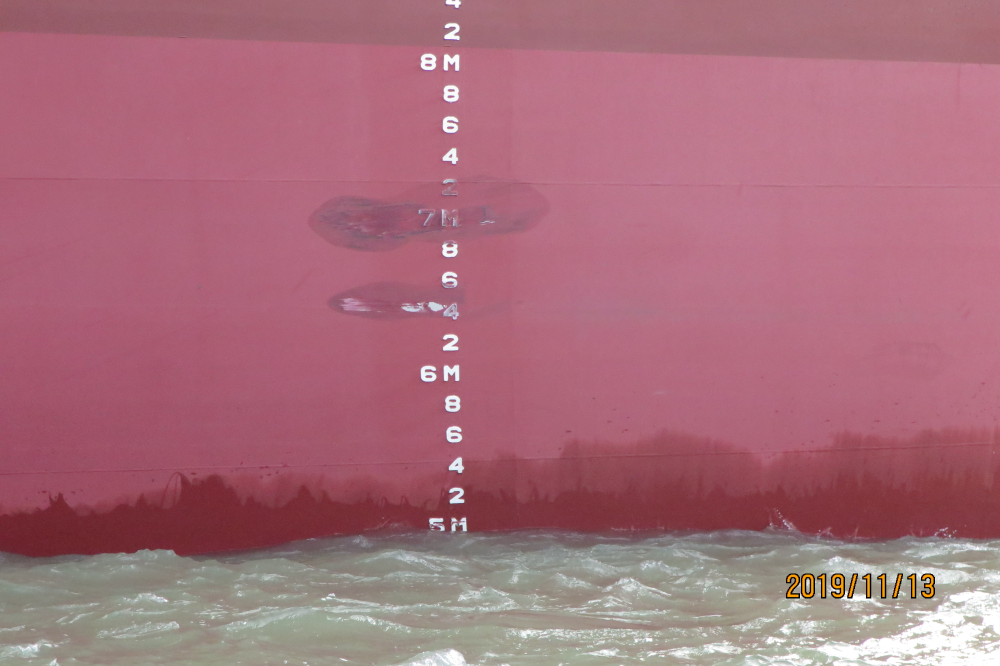
#> input picture match/draft/IMG_1249.JPG, 4000 x 2664 px (shown at 1/4 size)
$ python test1.py
#> lines starting #> are read from the running program, lines starting #| are printed output that depends on the picture; after the words box and inside, x2 and y2 are one past the last pixel; in counts of white or black regions, pixels touching at a corner belong together
import cv2
from PIL import Image
import numpy as np

img = cv2.imread('IMG_1249.JPG')
#> img is the input picture: shape (2664, 4000, 3); mean B, G, R 123.3, 110.1, 168.5
height = img.shape[0]
#> height = 2664
width = img.shape[1]
#> width = 4000
img = img[0:height,int(0.25*width):int(0.75*width)]
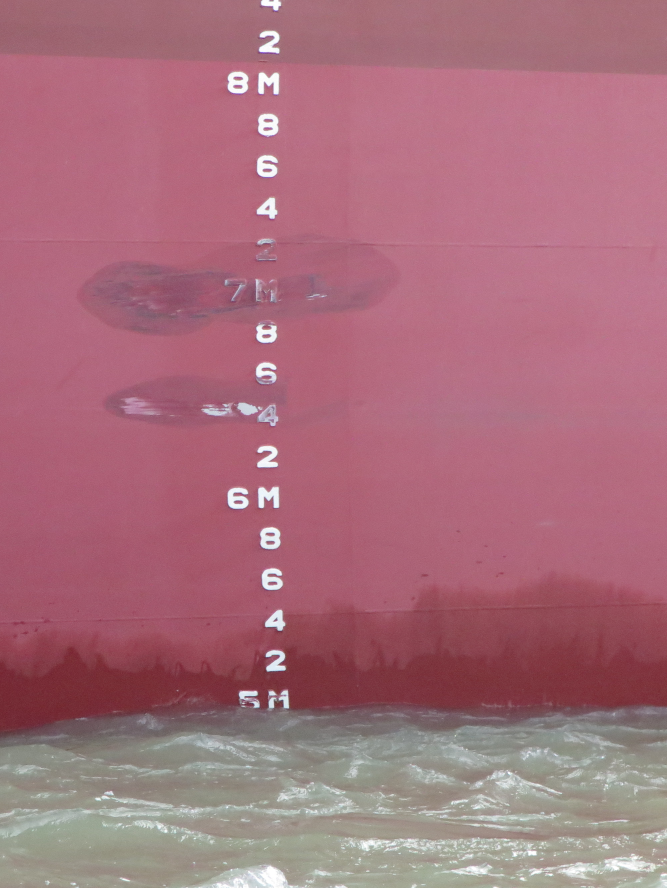
#> img: shape (2664, 2000, 3) (shown at 1/3 size); mean B, G, R 124.1, 110.9, 167.7

se = cv2.getStructuringElement(cv2.MORPH_ELLIPSE,(55,55))
fo = cv2.morphologyEx(img,cv2.MORPH_OPEN,se)
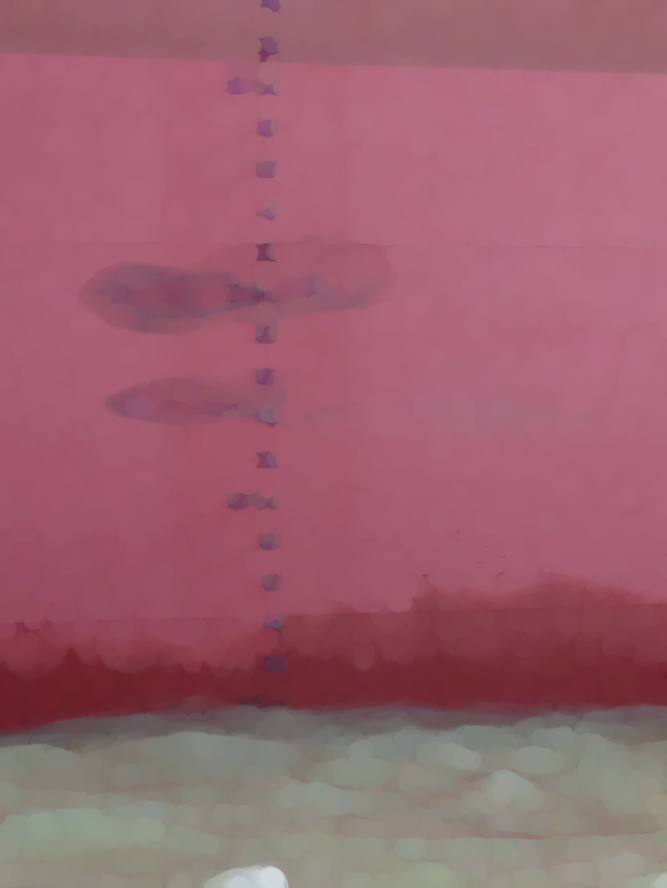
#> fo: shape (2664, 2000, 3) (shown at 1/3 size); mean B, G, R 111.5, 98.3, 156
f1 = cv2.subtract(img,fo)
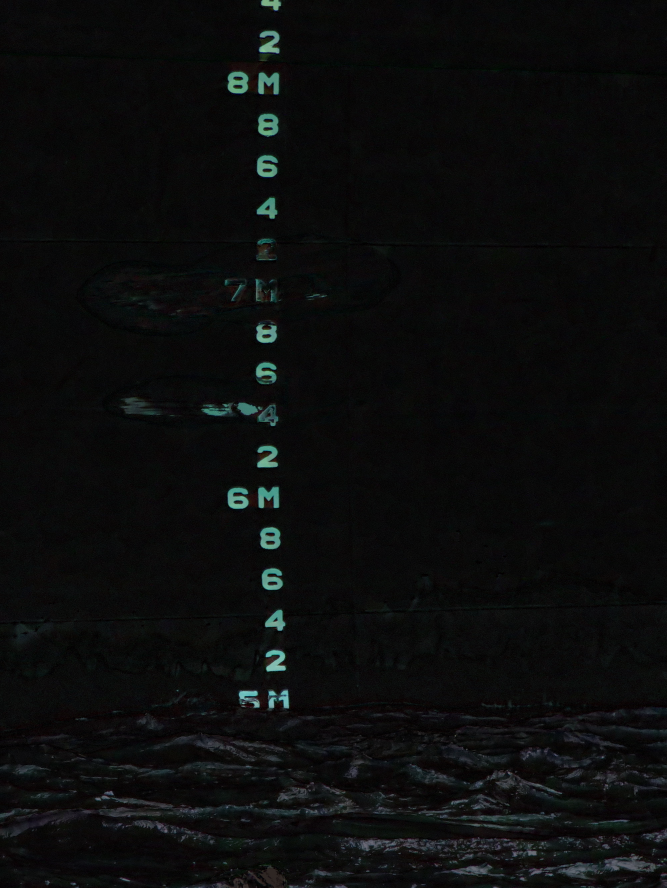
#> f1: shape (2664, 2000, 3) (shown at 1/3 size); mean B, G, R 12.6, 12.6, 11.7
gray = cv2.cvtColor(f1,cv2.COLOR_BGR2GRAY)
ret,binary = cv2.threshold(gray,55,255,cv2.THRESH_BINARY)
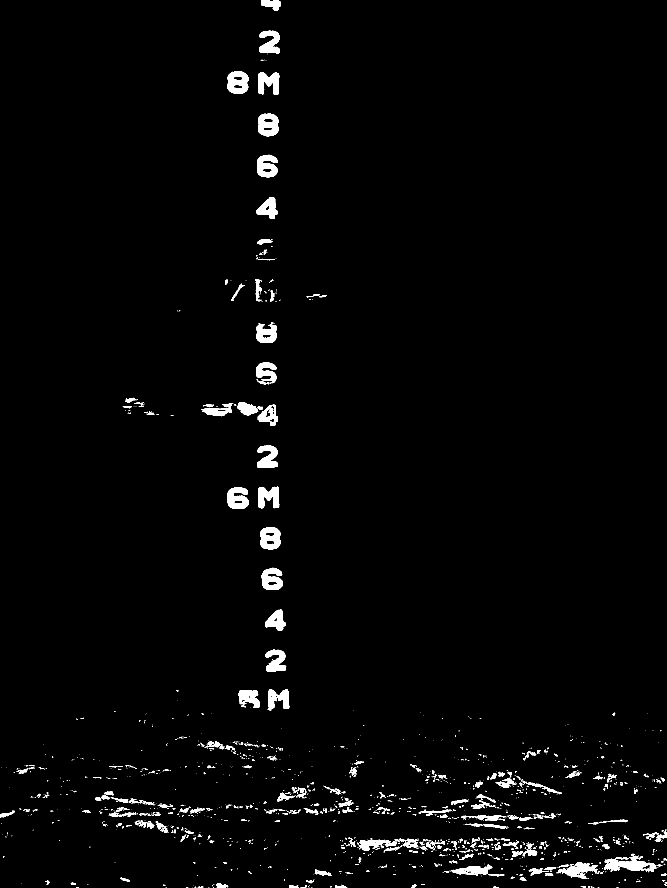
#> binary: shape (2664, 2000) (shown at 1/3 size); 1.9% white; 1631 white regions (1269 under 20 px), largest, box (x1, y1, x2, y2) and area: (1813, 2567, 1969, 2617) 3711, (774, 341, 836, 411) 3160, (683, 214, 746, 281) 3136
# [5 lines of commented-out code are left out]

for i in range(height):
    if i>0.9*height:
        binary[i] = 0
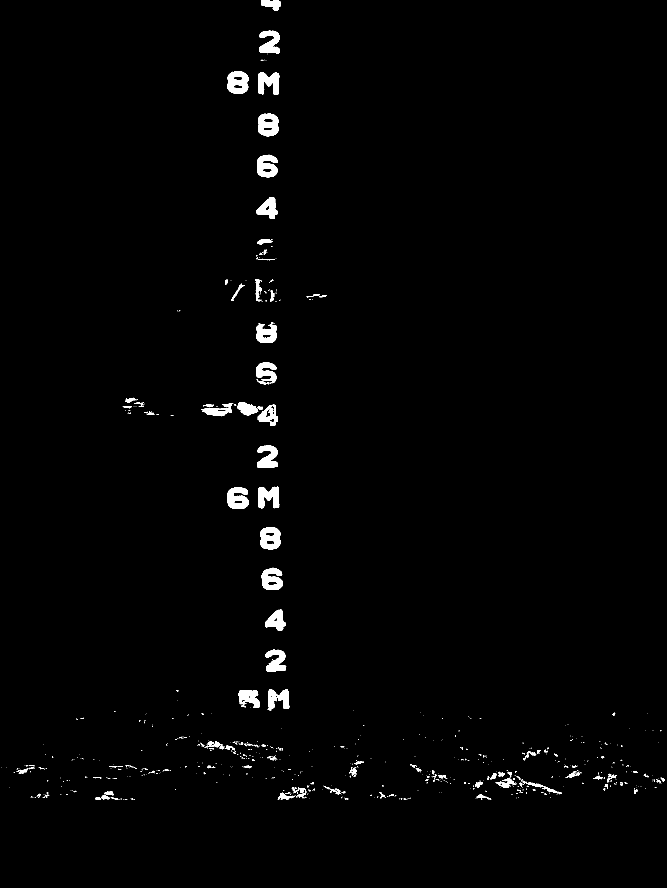
#> binary: shape (2664, 2000) (shown at 1/3 size); 1.2% white; 784 white regions (646 under 20 px), largest, box (x1, y1, x2, y2) and area: (774, 341, 836, 411) 3160, (683, 214, 746, 281) 3136, (780, 1581, 842, 1648) 3078
cv2.imwrite('F:/PyCharm 2019.3.3/projects/match/draft/kedu2.jpg',binary)


# [4 lines of commented-out code are left out]

$ run again, with match/draft/IMG_1044.JPG copied over match/draft/IMG_1249.JPG
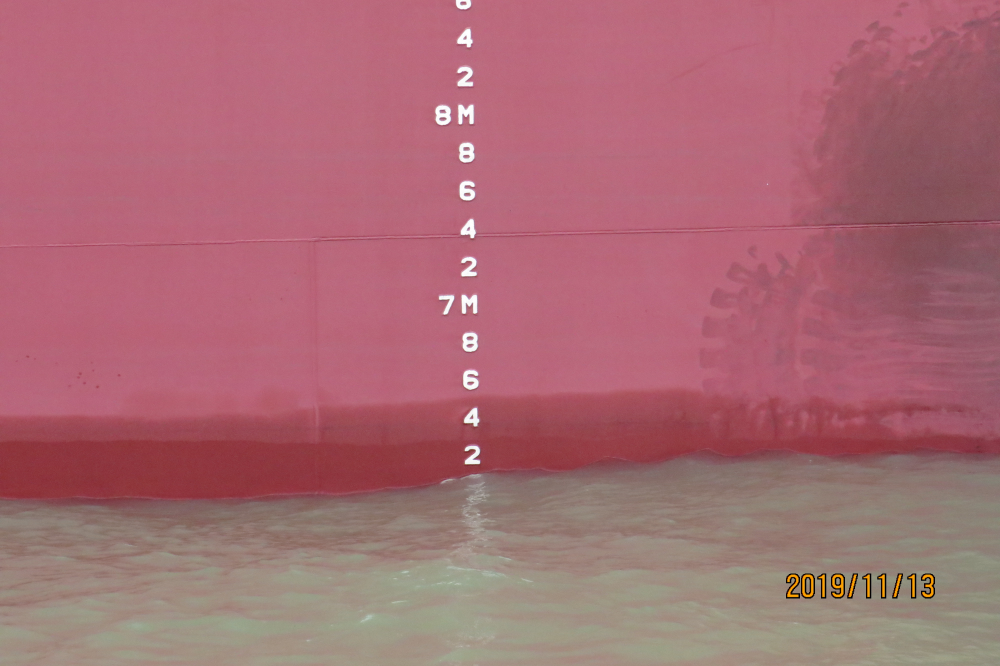
#> input picture match/draft/IMG_1044.JPG, 4000 x 2664 px (shown at 1/4 size)
#> img is the input picture: shape (2664, 4000, 3); mean B, G, R 115.7, 106.7, 168
#> img: shape (2664, 2000, 3)
#> `fo = cv2.morphologyEx(img,cv2.MORPH_OPEN,se)`:
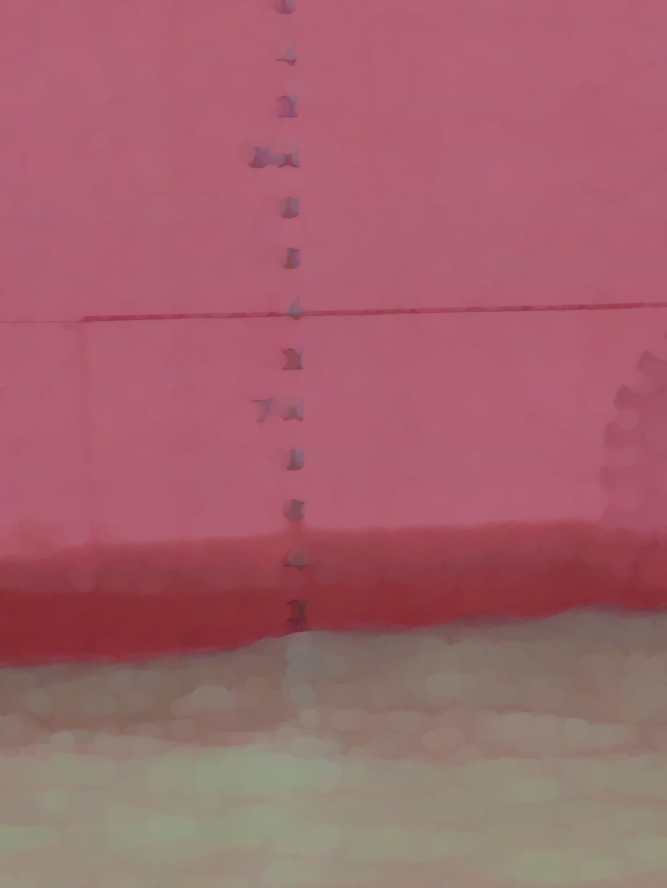
#> fo: shape (2664, 2000, 3) (shown at 1/3 size); mean B, G, R 108.9, 99.5, 162.7
#> `ret,binary = cv2.threshold(gray,55,255,cv2.THRESH_BINARY)`:
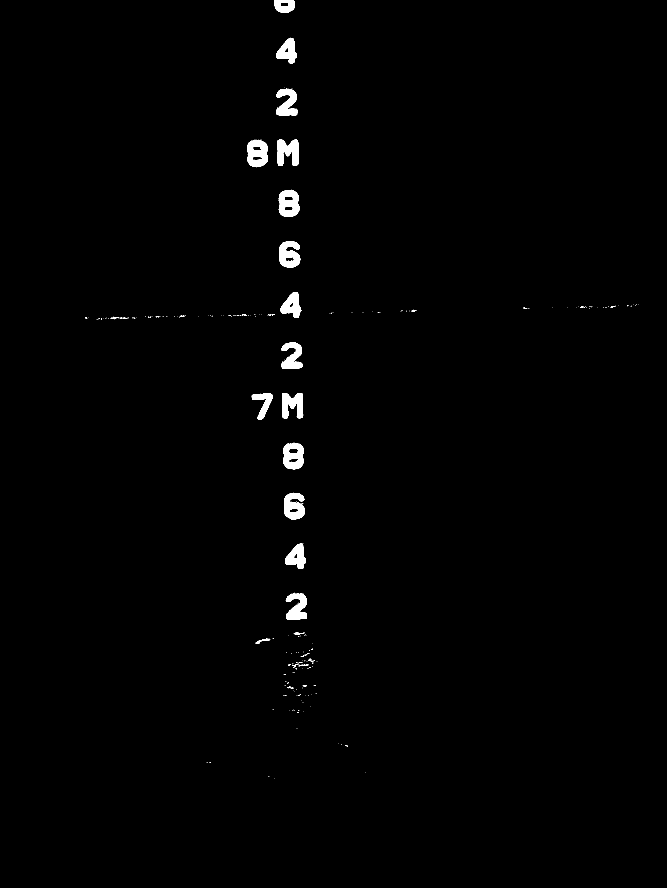
#> binary: shape (2664, 2000) (shown at 1/3 size); 0.91% white; 258 white regions (228 under 20 px), largest, box (x1, y1, x2, y2) and area: (741, 419, 804, 502) 3734, (836, 569, 898, 651) 3699, (852, 1479, 915, 1560) 3594

$ run again, with match/draft/IMG_1250.JPG copied over match/draft/IMG_1249.JPG
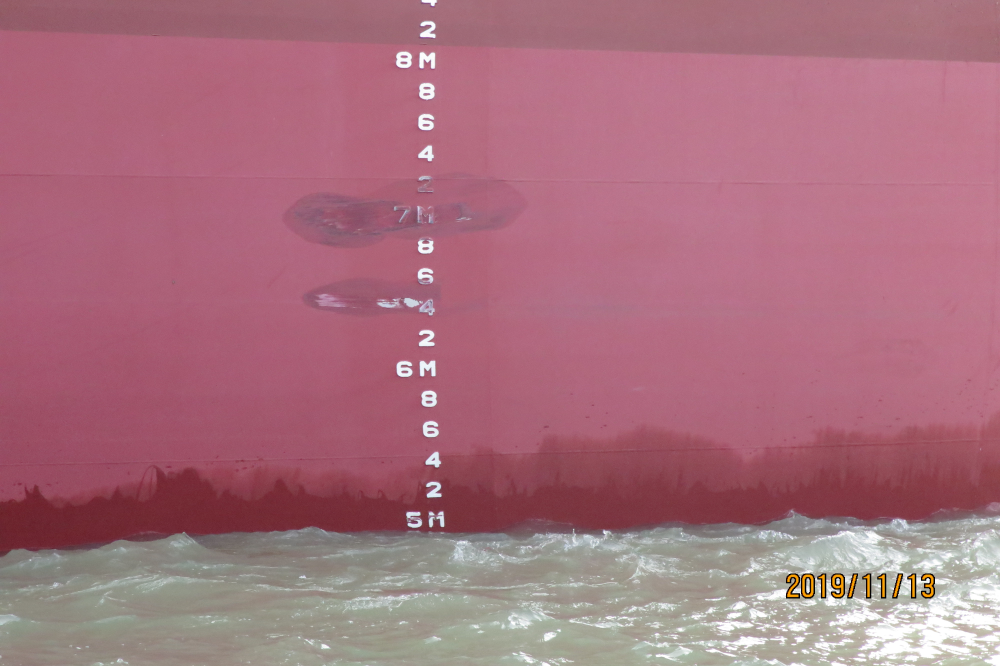
#> input picture match/draft/IMG_1250.JPG, 4000 x 2664 px (shown at 1/4 size)
#> img is the input picture: shape (2664, 4000, 3); mean B, G, R 126.3, 112.2, 168.5
#> img: shape (2664, 2000, 3)
#> `fo = cv2.morphologyEx(img,cv2.MORPH_OPEN,se)`:
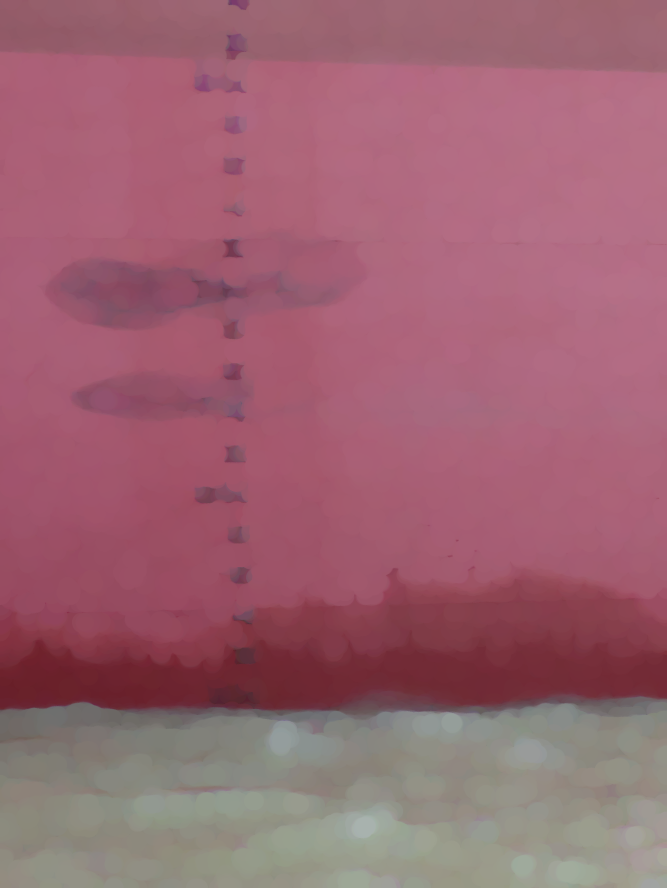
#> fo: shape (2664, 2000, 3) (shown at 1/3 size); mean B, G, R 113.8, 99.9, 156
#> after the loop `for i in range(height):`:
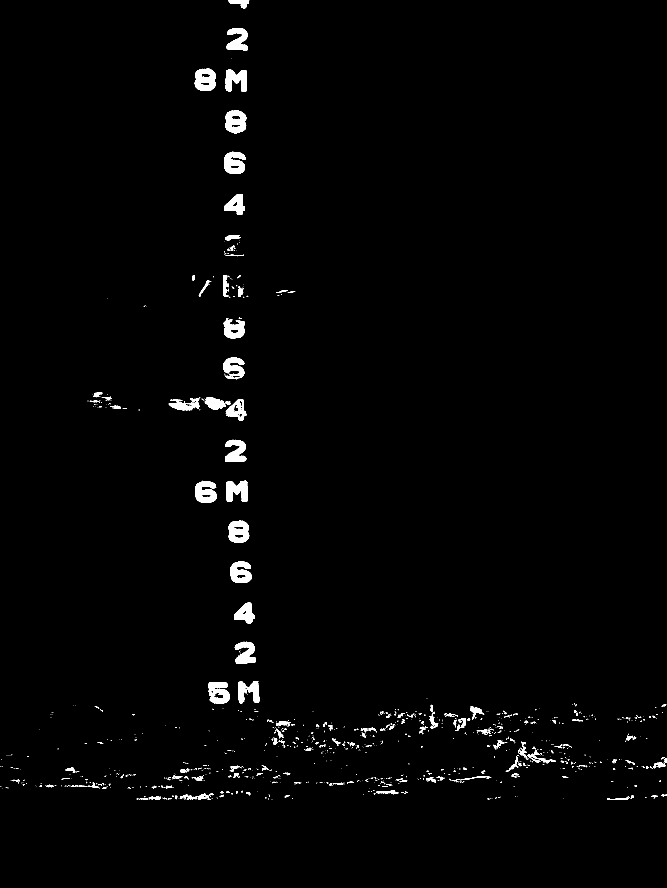
#> binary: shape (2664, 2000) (shown at 1/3 size); 1.4% white; 1157 white regions (960 under 20 px), largest, box (x1, y1, x2, y2) and area: (584, 206, 648, 272) 3174, (676, 332, 739, 401) 3162, (685, 1562, 748, 1628) 3055

$ run again, with match/draft/1.jpg copied over match/draft/IMG_1249.JPG
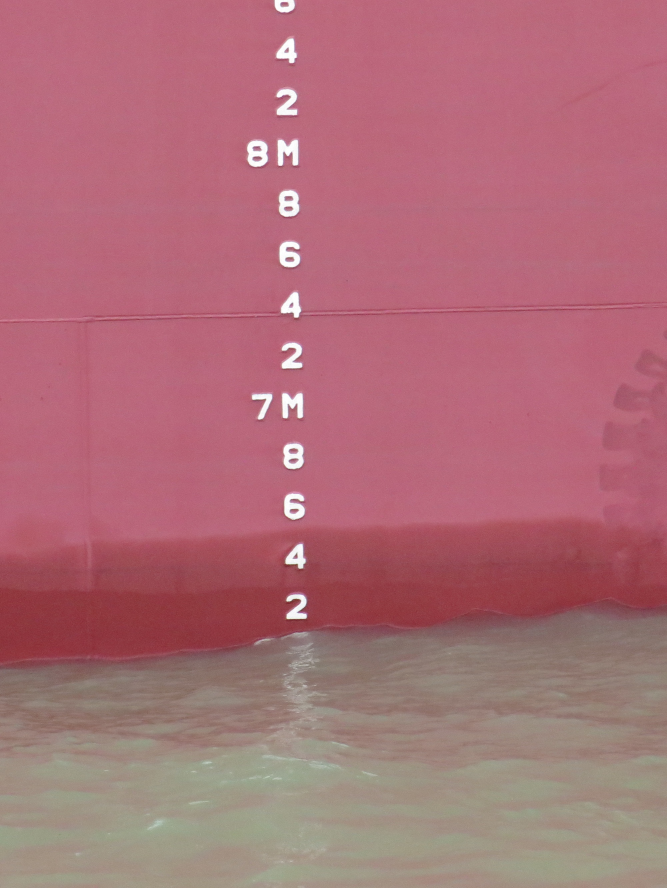
#> input picture match/draft/1.jpg, 2000 x 2664 px (shown at 1/3 size)
#> img is the input picture: shape (2664, 2000, 3); mean B, G, R 119.6, 110.3, 172.6
#> img: shape (2664, 1000, 3)
#> `fo = cv2.morphologyEx(img,cv2.MORPH_OPEN,se)`:
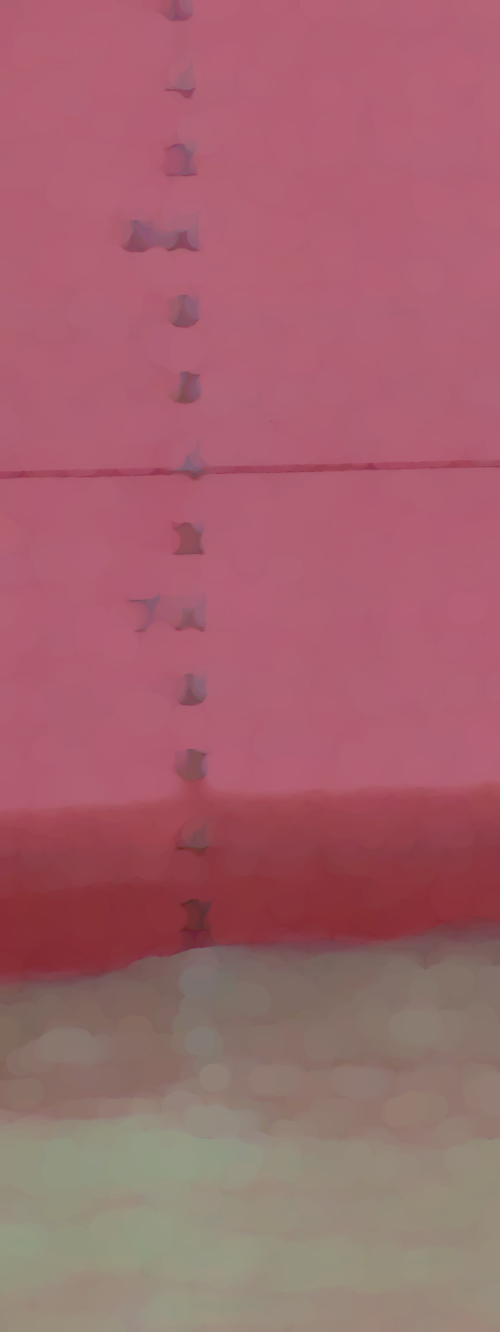
#> fo: shape (2664, 1000, 3) (shown at 1/2 size); mean B, G, R 109.6, 100.2, 162.8
#> `ret,binary = cv2.threshold(gray,55,255,cv2.THRESH_BINARY)`:
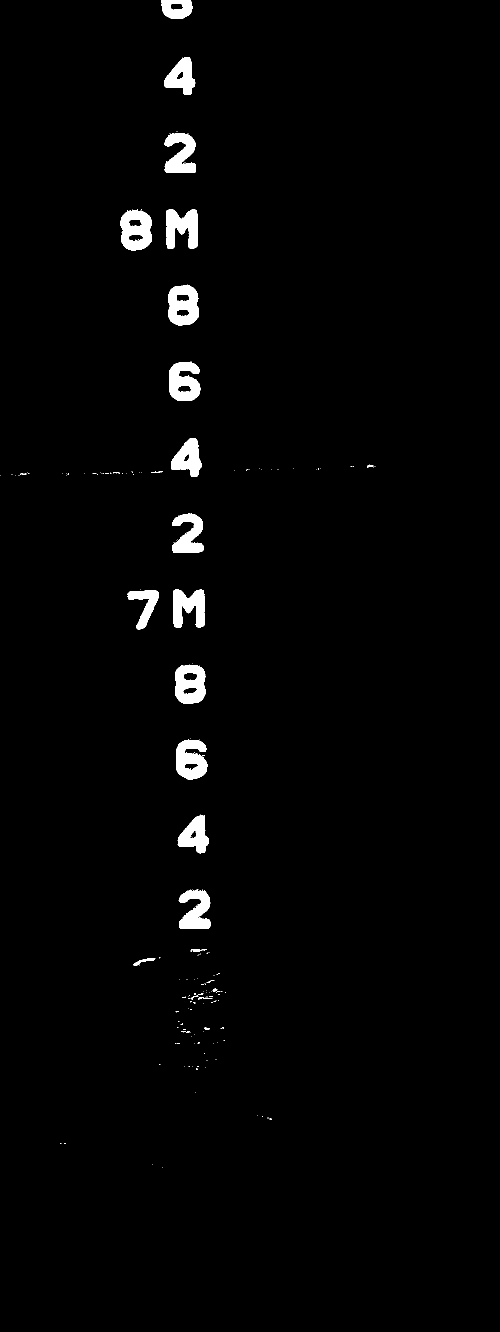
#> binary: shape (2664, 1000) (shown at 1/2 size); 1.8% white; 186 white regions (159 under 20 px), largest, box (x1, y1, x2, y2) and area: (241, 419, 304, 502) 3713, (336, 569, 398, 651) 3700, (350, 1330, 411, 1408) 3575
